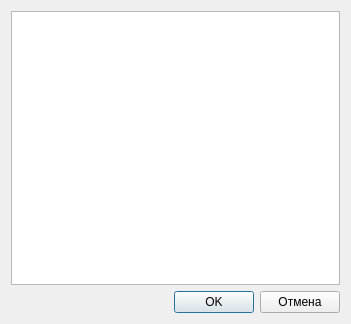
<?xml version="1.0" encoding="UTF-8"?>
<ui version="4.0">
 <class>Browse</class>
 <widget class="QDialog" name="Browse">
  <property name="geometry">
   <rect>
    <x>0</x>
    <y>0</y>
    <width>351</width>
    <height>324</height>
   </rect>
  </property>
  <property name="windowTitle">
   <string>Выберите каталог</string>
  </property>
  <layout class="QVBoxLayout" name="verticalLayout_2">
   <item>
    <layout class="QVBoxLayout" name="verticalLayout">
     <item>
      <widget class="QTreeView" name="treeView"/>
     </item>
     <item>
      <layout class="QHBoxLayout" name="horizontalLayout">
       <item>
        <spacer name="horizontalSpacer">
         <property name="orientation">
          <enum>Qt::Horizontal</enum>
         </property>
         <property name="sizeHint" stdset="0">
          <size>
           <width>40</width>
           <height>20</height>
          </size>
         </property>
        </spacer>
       </item>
       <item>
        <widget class="QPushButton" name="pButOK">
         <property name="text">
          <string>OK</string>
         </property>
        </widget>
       </item>
       <item>
        <widget class="QPushButton" name="pButCancel">
         <property name="text">
          <string>Отмена</string>
         </property>
        </widget>
       </item>
      </layout>
     </item>
    </layout>
   </item>
  </layout>
 </widget>
 <resources/>
 <connections/>
</ui>
